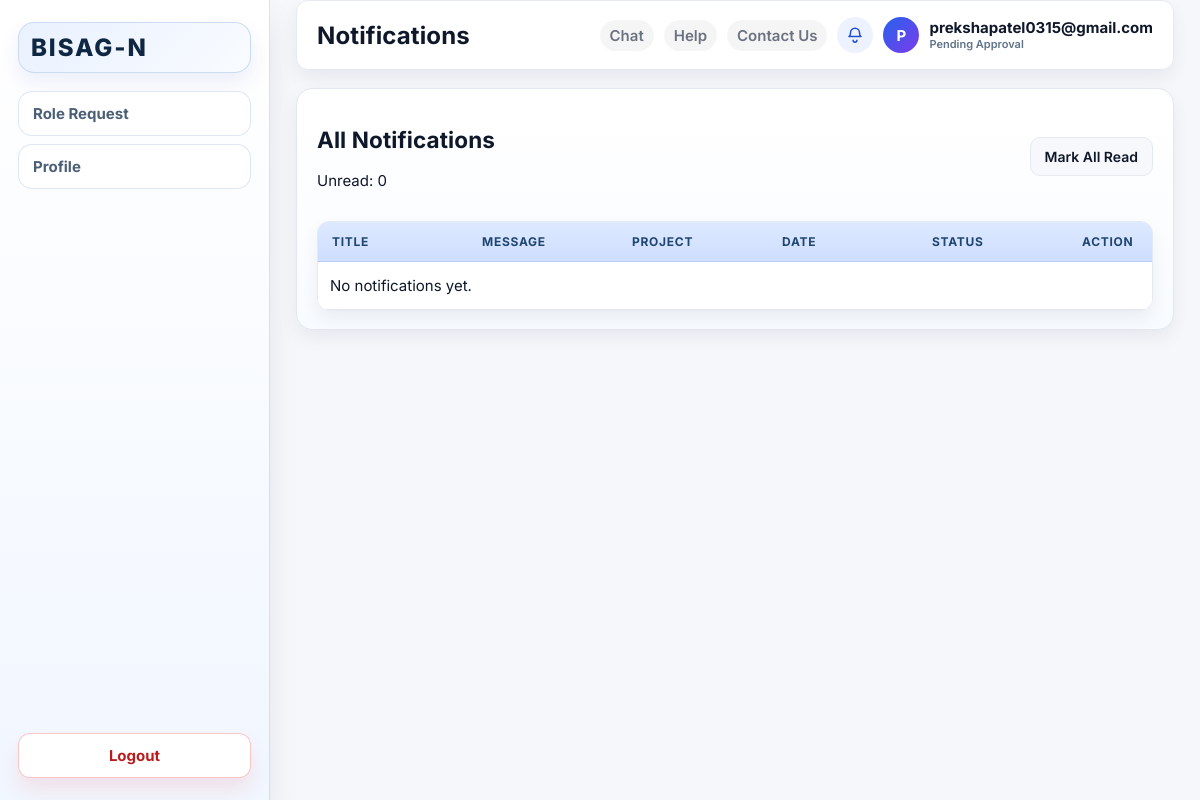
/notifications/ (signed in), run on the app's committed database.
### core/models.py (models this page shows, shortened)
class User(AbstractUser):
    class Role(models.TextChoices):
        SUPER_ADMIN = "super_admin", "Super Admin"
        DIRECTOR = "director", "Director"
        PROJECT_DIRECTOR = "project_director", "Project Director"
        PROJECT_MANAGER = "project_manager", "Project Manager"
        ASSISTANT_PROJECT_MANAGER = "assistant_project_manager", "Assistant Project Manager"
        DEVELOPER = "developer", "Developer"
        PENDING = "pending", "Pending Approval"
    role = models.CharField(max_length=40, choices=Role.choices)

### core/views.py (the view)
# urls.py: path("notifications/", notifications_view, name="notifications_page"),
@login_required
def notifications_view(request):
    return render(request, "core/director_notifications.html")

### templates/core/director_notifications.html (shortened to what this page needs)
{% load static %}
<!DOCTYPE html>
<html lang="en">
<head>
    <link rel="stylesheet" href="{% static 'core/styles.css' %}">
</head>
<body class="director-page">
    <div class="director-layout">
        {% with active_page="notifications_page" %}
            {% include "core/sidebar.html" %}
        {% endwith %}
        <div class="director-content">
            {% include "core/topbar.html" with page_title="Notifications" %}
            <section class="panel notifications-panel">
                <div class="notifications-head">
                    <div>
                        <h2>All Notifications</h2>
                        <p class="assign-subtitle">
                            Unread: {{ unread_notifications|default:0 }}
                        </p>
                    </div>
                    <div class="notifications-actions">
                        <button type="button" class="btn-light" id="markAllBtn">Mark All Read</button>
                    </div>
                </div>
                <div class="table-wrap notification-table-wrap">
                    <table class="notification-table">
                        <thead>
                            <tr>
                                <th>Title</th>
                                <th>Message</th>
                                <th>Project</th>
                                <th>Date</th>
                                <th>Status</th>
                                <th>Action</th>
                            </tr>
                        </thead>
                        <tbody>
                            {% for notification in notifications %}
                                <tr class="{% if not notification.is_read %}notification-row-unread{% endif %}" data-id="{{ notification.id }}">
                                    <td class="notification-title">New Project Assignment</td>
                                    <td class="notification-message">
                                        {% if notification.actor %}
                                            {{ notification.actor.username }} assigned project #{{ notification.target_object_id }} to your role.
                                        {% else %}
                                            {{ notification.verb }}
                                        {% endif %}
                                    </td>
                                    <td class="notification-project">
                                        {% if notification.url %}
                                            <a href="{{ notification.url }}">View</a>
                                        {% else %}
                                            -
                                        {% endif %}
                                    </td>
                                    <td class="notification-date">{{ notification.created_at|date:"d M Y, h:i A" }}</td>
                                    <td>
                                        <span class="status-pill soft-green">{{ notification.is_read|yesno:"Read,Unread" }}</span>
                                    </td>
                                    <td>
                                        {% if not notification.is_read %}
                                            <button type="button" class="btn-light notification-read-btn">Mark read</button>
                                        {% else %}
                                            -
                                        {% endif %}
                                    </td>
                                </tr>
                            {% empty %}
                                <tr>
                                    <td colspan="6">No notifications yet.</td>
                                </tr>
                            {% endfor %}
                        </tbody>
                    </table>
                </div>
            </section>
        </div>
    </div>
</body>
</html>

### templates/core/topbar.html (shortened to what this page needs)
<header class="director-topbar">
    <h1>{{ page_title }}</h1>
    <div class="director-user">
        <a class="top-action-link{% if topbar_active == 'chat' %} top-action-active{% endif %}" href="{% url 'chat_page' %}">Chat</a>
        <a class="top-action-link{% if topbar_active == 'help' %} top-action-active{% endif %}" href="{% url 'help_page' %}">Help</a>
        <a class="top-action-link{% if topbar_active == 'contact' %} top-action-active{% endif %}" href="{% url 'contact_us' %}">Contact Us</a>
        <a class="notify-btn" href="{% url 'notifications_page' %}" aria-label="Notifications">
            <svg class="notify-icon" viewBox="0 0 24 24" aria-hidden="true">
                <path d="M6 9a6 6 0 1 1 12 0c0 4 2 5 2 5H4s2-1 2-5Z" fill="none" stroke="currentColor" stroke-width="2" stroke-linejoin="round"/>
                <path d="M9.5 19a2.5 2.5 0 0 0 5 0" fill="none" stroke="currentColor" stroke-width="2" stroke-linecap="round"/>
            </svg>
        </a>
        <div class="avatar">{{ user.username|slice:":1"|upper }}</div>
        <div class="topbar-user-meta">
            <span class="topbar-user-email">{{ user.email|default:user.username }}</span>
            <span class="topbar-user-role">{{ user.get_role_display|default:"" }}</span>
        </div>
    </div>
</header>

### core/static/core/styles.css (style rules this page uses)
:root { --font-body: "Inter", "Segoe UI", Tahoma, Geneva, Verdana, sans-serif; --font-display: "Inter", "Segoe UI", Tahoma, Geneva, Verdana, sans-serif; --bg: #f5f7fb; --bg-soft: #eef2f7; --surface: #ffffff; --surface-alt: #f6f8fb; --nav: #ffffff; --nav-soft: #f8fafc; --text: #0f172a; --muted: #6b7280; --border: #e5e9f0; --accent: #2563eb; --accent-2: #0ea5e9; --accent-3: #f59e0b; --accent-4: #ef4444; --accent-5: #7c3aed; --shadow: 0 18px 36px rgba(15, 23, 42, 0.08); --shadow-soft: 0 8px 18px rgba(15, 23, 42, 0.06); --radius-lg: 16px; --radius-md: 12px; --radius-sm: 8px; }
* { box-sizing: border-box; }
body { margin: 0; font-family: var(--font-body); font-size: 15px; color: var(--text); background: linear-gradient(180deg, #f9fbff 0%, #f5f7fb 100%); min-height: 100vh; overflow: hidden; }
a { color: inherit; text-decoration: none; }
h1, h2, h3, h4 { font-family: var(--font-display); letter-spacing: 0.005em; }
.table-wrap { overflow-x: auto; border-radius: var(--radius-md); background: var(--surface); border: 1px solid var(--border); box-shadow: var(--shadow-soft); margin-top: 8px; }
table { border-collapse: collapse; width: 100%; min-width: 900px; }
th, td { border-bottom: 1px solid var(--border); padding: 12px 14px; text-align: left; vertical-align: top; }
th { background: var(--surface-alt); color: #475569; font-weight: 600; letter-spacing: 0.06em; text-transform: uppercase; font-size: 12px; }
.btn-light { background: var(--surface-alt); color: var(--text); border: 1px solid var(--border); border-radius: 10px; padding: 10px 14px; font-weight: 600; }
input, select, textarea, button { font-family: inherit; font-size: 14px; }
button, .button-link, .action-btn, .save-btn, .cancel-btn { border: none; border-radius: 10px; padding: 10px 16px; font-weight: 600; cursor: pointer; transition: transform 0.2s ease, box-shadow 0.2s ease, background 0.2s ease; }
.director-page { background: var(--bg); }
.director-layout { display: grid; grid-template-columns: 270px 1fr; height: 100vh; }
.director-content { padding: 0 26px 32px; overflow-y: auto; height: 100vh; }
.director-topbar { background: #fff; border-radius: var(--radius-md); padding: 16px 20px; margin: 0 0 18px; display: flex; justify-content: space-between; align-items: center; position: sticky; top: 0; z-index: 10; border: 1px solid var(--border); box-shadow: var(--shadow-soft); }
.director-topbar h1 { margin: 0; font-size: 24px; color: var(--text); }
.director-user { display: flex; align-items: center; gap: 10px; font-weight: 600; color: var(--muted); }
.top-action-link { color: var(--muted); font-weight: 600; padding: 6px 10px; border-radius: 999px; background: rgba(15, 23, 42, 0.04); }
.notify-btn { width: 36px; height: 36px; border-radius: 50%; display: inline-flex; align-items: center; justify-content: center; background: #eef2ff; color: #1d4ed8; }
.notify-icon { width: 18px; height: 18px; }
.avatar { width: 36px; height: 36px; border-radius: 50%; display: inline-flex; align-items: center; justify-content: center; background: linear-gradient(135deg, var(--accent), var(--accent-5)); color: #fff; font-weight: 700; }
.topbar-user-meta { display: flex; flex-direction: column; gap: 2px; line-height: 1.1; }
.topbar-user-email { color: var(--text); font-weight: 700; font-size: 15px; }
.topbar-user-role { font-size: 11px; color: #5f7389; font-weight: 600; }
.panel { background: var(--surface); border-radius: var(--radius-lg); padding: 18px 20px; border: 1px solid var(--border); box-shadow: var(--shadow-soft); }
.notifications-panel { border: 1px solid #e2e8f0; background: linear-gradient(180deg, #ffffff 0%, #f8fbff 100%); }
.notifications-head { display: flex; justify-content: space-between; align-items: center; gap: 12px; margin-bottom: 16px; }
.notifications-actions { display: flex; gap: 10px; flex-wrap: wrap; }
.notification-table-wrap { margin-top: 0; }
.notification-table { width: 100%; min-width: 900px; border-collapse: collapse; table-layout: fixed; }
.notification-table thead th { background: linear-gradient(180deg, #dce9ff 0%, #cfdeff 100%); color: #1f4573; font-weight: 700; letter-spacing: 0.06em; border-bottom: 1px solid #b8cdf4; }
.notification-table td { padding: 14px 12px; border-bottom: 1px solid var(--border); vertical-align: top; }

### data on the page
User: username "P", email "prekshapatel0315@gmail.com", role "Pending Approval"

### other printed values
{{ page_title }} "Notifications"
{{ unread_notifications|default:0 }} "0"
